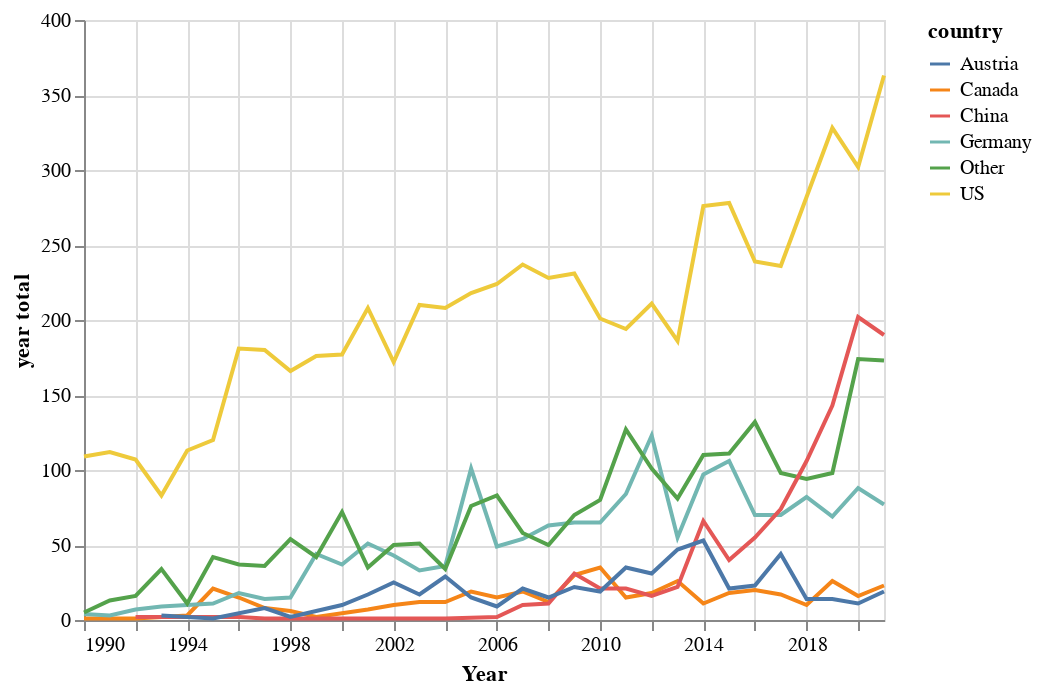

This figure's notebook cell:
### Code cell
source = cntry_ts_prop_df

alt.Chart(source).mark_line().encode(
    x="Year:T",
    y="year total:Q",
    color="country:N"
)

### Figure 1 — Vega-Lite specification as saved in the notebook (floating-point values rounded to 4 significant figures; data arrays with more than 128 entries replaced by an {"elided": "..."} marker saying what was removed)
{"config": {"view": {"continuousWidth": 400, "continuousHeight": 300}}, "data": {"name": "data-51e9fdf4f0940054a45df193d9fd1d61"}, "mark": "line", "encoding": {"color": {"field": "country", "type": "nominal"}, "x": {"field": "Year", "type": "temporal"}, "y": {"field": "year total", "type": "quantitative"}}, "$schema": "https://vega.github.io/schema/vega-lite/v4.17.0.json", "datasets": {"data-51e9fdf4f0940054a45df193d9fd1d61": {"elided": "173 records"}}}
